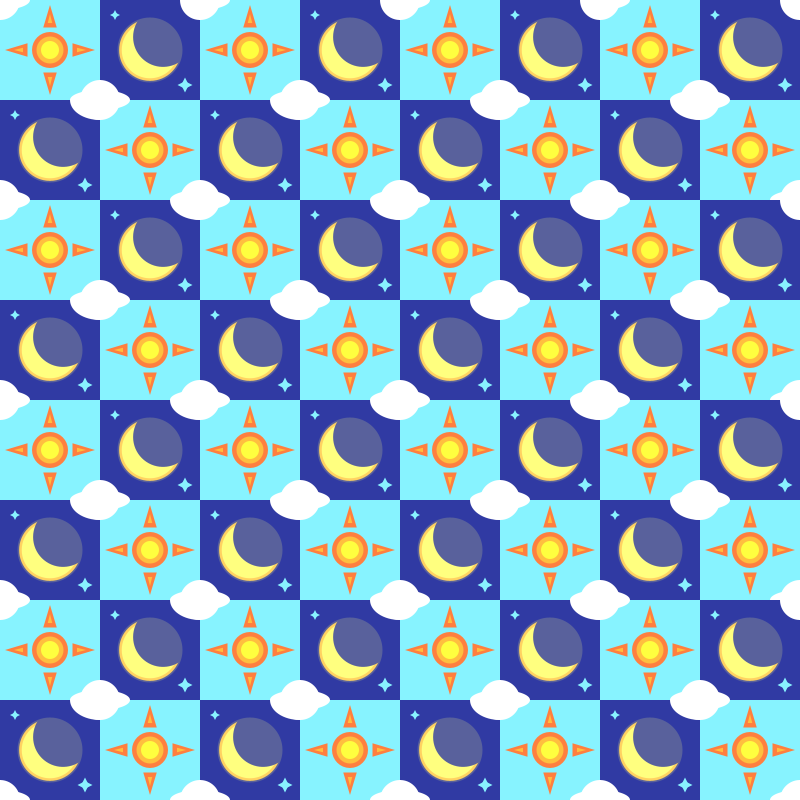
Frame 1 (no input)
Frame 60 (the mouse pressed at the canvas centre just before this capture): identical to frame 1, image omitted
Frame 120 (the mouse held since frame 60 and released just before this capture): identical to frame 1, image omitted

The Processing sketch that drew this single still picture (run headless with seeded random() and noise(); from frame 60 on, the mouse is pressed at the canvas centre):

// Processing sketch: SunMoon
// ── SunMoon.pde
void setup() {
  size(800, 800);
  background(200);
  colorMode(HSB, 360, 100, 100);
  noStroke();
}

void draw() {

  for (int i = 0; i < 8; i++) {
    for (int j = 0; j < 8; j++) {
      if (i % 2 == j % 2) pad01(i * 100, j * 100, 100);
      else pad02(i * 100, j * 100, 100);
    }
  }

}


// Funções

void pad01(float px, float py, float tam) {
  fill(186, 47, 100);
  square(px, py, tam);

  sol(px + tam/2, py + tam/2, 0.9 * tam);
  
  fill(0, 0, 100);
  arc(px, py, 0.4 * tam, 0.4 * tam, 0, radians(90));
  arc(px, py, 0.6 * tam, 0.2 * tam, radians(0), radians(90));
  arc(px + tam, py + tam, 0.4 * tam, 0.4 * tam, radians(180), radians(270));
  arc(px + tam, py + tam, 0.6 * tam, 0.2 * tam, radians(180), radians(270));
}


void pad02(float px, float py, float tam){
  fill(235, 70, 64);
  square(px, py, tam);
  
  lua(px + tam/2, py + tam/2, 0.65*tam);
  estrela(px + 0.15 * tam, py + 0.15 * tam, tam * 0.1);
  estrela(px + 0.85 * tam, py + 0.85 * tam, tam * 0.15);
  
  fill(0, 0, 100);
  arc(px + tam, py, 0.4 * tam, 0.4 * tam, radians(90), radians(180));
  arc(px, py + tam, 0.4 * tam, 0.4 * tam, radians(270), radians(360));
  arc(px, py + tam, 0.6 * tam, 0.2 * tam, radians(270), radians(360));
  arc(px, py + tam, 0.6 * tam, 0.4 * tam, radians(90), radians(180));
}


void sol(float px, float py, float tam) {
  for (int c = 0; c < 3; c++) {
    fill(20 + c * 20, 75, 100);
    circle(px, py, 0.4 * tam - c * 0.1 * tam);
  }
  
  //Raios de Sol
  fill(20, 75, 100);
  triangIso(px, py - 0.5 * tam, 0.3 * tam/2, 0.5 * tam/2, "n");
  triangIso(px + 0.5 * tam, py, 0.3 * tam/2, 0.5 * tam/2, "l");
  triangIso(px - 0.5 * tam, py, 0.3 * tam/2, 0.5 * tam/2, "o");
  triangIso(px, py + 0.5 * tam, 0.3 * tam/2, 0.5 * tam/2, "s");

  fill(40, 75, 100);
  triangIso(px, py-0.4 * tam, 0.1 * tam/2, 0.2 * tam/2, "n");
  triangIso(px + 0.4 * tam, py, 0.1 * tam/2, 0.2 * tam/2, "l");
  triangIso(px - 0.4 * tam, py, 0.1 * tam/2, 0.2 * tam/2, "o");
  triangIso(px, py + 0.4 * tam, 0.1 * tam/2, 0.2 * tam/2, "s");
}


void triangIso(float px, float py, float b, float h, String dir) {
  if (dir == "n") triangle(px, py, px - b/2, py + h, px + b/2, py + h);
  else if (dir == "s") triangle(px, py, px - b/2, py - h, px + b/2, py - h);
  else if (dir == "l") triangle(px, py, px - h, py - b/2, px - h, py + b/2);
  else if (dir == "o") triangle(px, py, px + h, py - b/2, px + h, py + b/2);
}


void lua(float px, float py, float tam) {
  fill(40, 65, 100);
  ellipse(px, py, 0.95*tam, 0.95*tam);

  fill(60, 50, 100);
  ellipse(px, py, 0.87 * tam, 0.87 * tam);

  fill(235, 70, 64);
  ellipse(px + 0.2 * tam, py - 0.2 * tam, 0.92 * tam, 0.92 * tam);

  fill(60, 50, 100, 50);
  ellipse(px, py, tam, tam);
}

void estrela(float px, float py, float tam) {
  fill(186, 47, 100);
  triangIso(px - tam/2, py, tam/2, tam/2, "o");
  triangIso(px + tam/2, py, tam/2, tam/2, "l");
  triangIso(px, py - tam/2, tam/2, tam/2, "n");
  triangIso(px, py + tam/2, tam/2, tam/2, "s");
}
